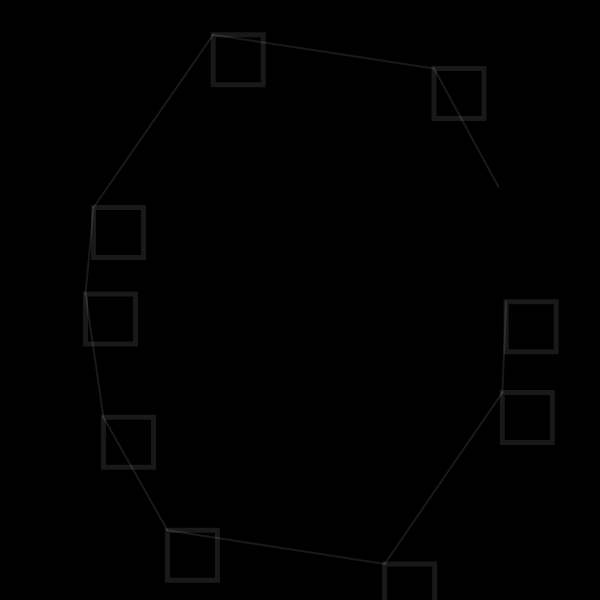
Frame 1 (no input)
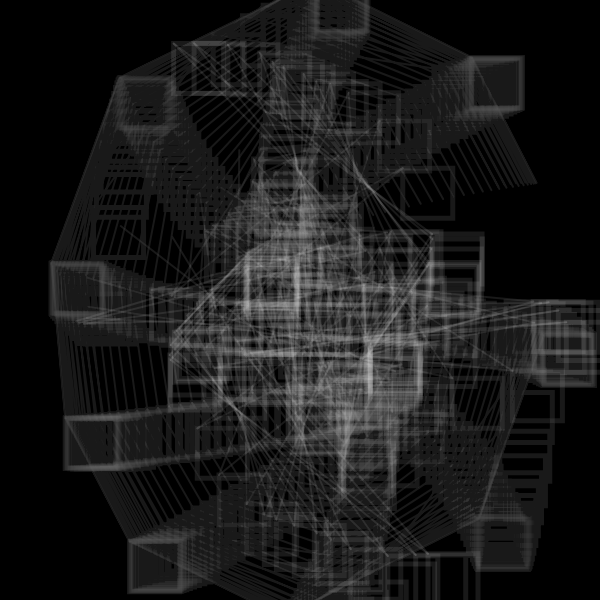
Frame 60 (no input)
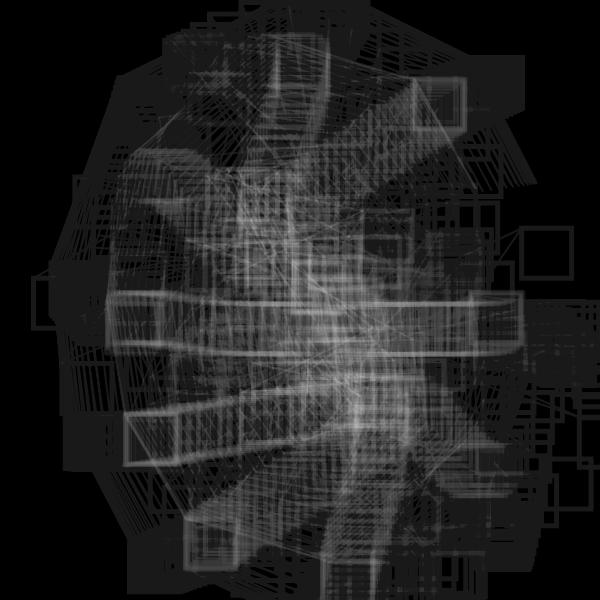
Frame 120 (the mouse pressed at the canvas centre since frame 60)

The p5.js sketch that drew these frames (run headless with seeded random() and noise() and a simulated clock; from frame 60 on, the mouse is pressed at the canvas centre):

// p5.js sketch
// ── sketch.js
//forked from kusakari 

let _aryLine = [];

let _minWidth;



function setObject() {
  _minWidth = min(width, height) * 0.8;
  strokeWeight(_minWidth/40);
  stroke(255);
  noFill();
  let numLine = 1;
  for (let i = 0; i < numLine; i++) {
    _aryLine[i] = new BendLine();
  }
}

function setup() {
  w = 600;
  var canvas;
    if(windowWidth>=600 && windowHeight >=600){
      canvas = createCanvas(600, 600);
    }
    else{
      canvas = createCanvas(windowWidth, windowHeight - 100);
    }

  var x = (windowWidth - width) / 2;
  var y = (windowHeight - height) / 2;

  canvas.position(x, y);
  background(0);
  setObject();
}



class BendLine {
  constructor() {
    this.r = _minWidth / 3;
    this.numPoints = 10;
    this.aryXy = [];
    for (let i = 0; i < this.numPoints; i++) {
      let ang = 2*PI / this.numPoints * i;
      this.aryXy[i] = createVector(this.r/2 * cos(ang), this.r * sin(ang));
    }
    
    this.numBend = 20;
    this.aryRParameter = [];
    for (let i = 0; i < this.numBend; i++) {
      this.aryRParameter[i] = [this.r / 8 * 1**i, random(8*PI), 2*PI / random(50, 200)];//[max, init, speed]
    }
    this.aryinitAngParameter = [];
    for (let i = 0; i < this.numBend; i++) {
      this.aryinitAngParameter[i] = [PI, random(10*PI), 2*PI / random(200, 500)];//[max, init, speed]
    }
    this.aryAngStep = [];
    for (let i = 0; i < this.numBend; i++) {
      this.aryAngStep[i] = PI / this.numPoints * int(random(3, 8 + i));
    }
    this.numCycle = 2;
  }
  update() {
    this.updateR();
    this.updateInitAng();
    this.newAryXy = this.aryXy;
    for (let i = 0; i < this.numBend; i++) {
      this.newAryXy = bend(this.newAryXy, this.aryR[i], this.aryinitAng[i], this.aryAngStep[i], this.numCycle);
    }
  }
  updateR() {
    this.aryR = [];
    for (let i = 0; i < this.aryRParameter.length; i++) {
      this.aryR[i] = this.aryRParameter[i][0] * (sin(this.aryRParameter[i][1] + this.aryRParameter[i][2] * frameCount));
    }
  }
  updateInitAng() {
    this.aryinitAng = [];
    for (let i = 0; i < this.aryinitAngParameter.length; i++) {
      this.aryinitAng[i] = this.aryinitAngParameter[i][1] + this.aryinitAngParameter[i][0] * (cos(this.aryinitAngParameter[i][2] * frameCount));
    }
  }
  draw() {
    beginShape();
    for (let i = 0; i < this.newAryXy.length-1; i++) {
      noFill();
  strokeWeight(5)
      rect(this.newAryXy[i].x, this.newAryXy[i].y, 50, 50);
        strokeWeight(2)

      line(this.newAryXy[i].x, this.newAryXy[i].y, this.newAryXy[i+1].x, this.newAryXy[i+1].y);
    }
    endShape(CLOSE);
  }
}

function bend(aryXy, r, initAng, angStep, numCycle) {
  let aryXy2 = aryXy;
  for (let j = 0; j < numCycle; j++) {
    let aryXyNew = [];
    for (let i = 0; i < aryXy2.length; i++) {
      let xy_1_2 = p5.Vector.sub(aryXy2[(i+1)%aryXy2.length], aryXy2[i]);
      let ang = initAng + angStep * i;
      xy_1_2.rotate(-PI/2).setMag(r * atan(ang*2));
      let xy = p5.Vector.add(aryXy2[i], xy_1_2);
      aryXyNew.push(xy);
    }
    aryXy2 = aryXyNew;
  }

  return aryXy2;
}

function draw() {
  background(0, 5);
  fill(50)
  stroke(255, 25)
  translate(width/2, height/2);
  for (let i = 0; i < _aryLine.length; i++) {
    _aryLine[i].update();
    _aryLine[i].draw();
  }
}
